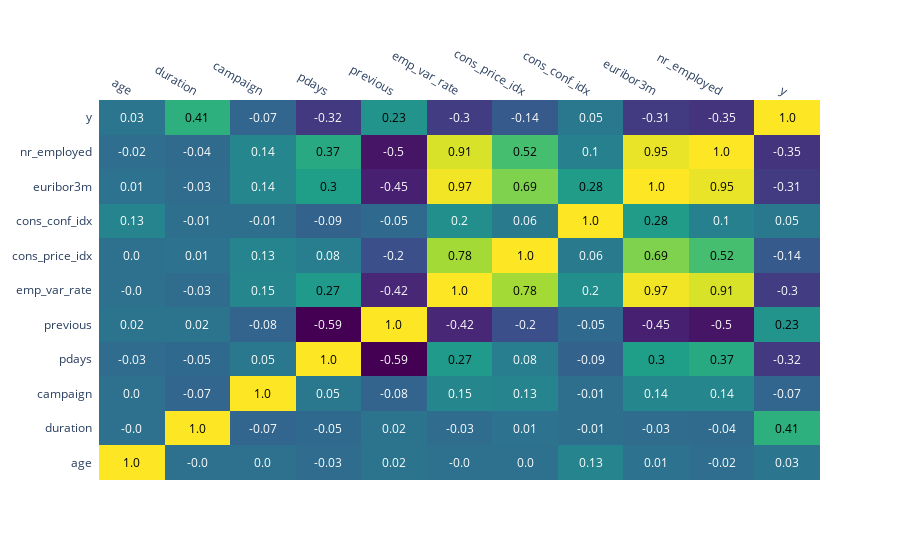

Notebook source saved alongside this figure:
### Code cell
trace = ff.create_annotated_heatmap(z=np.round(matrix.collect()[0][0].toArray().tolist(), 2),
                                    x=[d[0] for d in df.dtypes if d[1] != 'string'],
                                    y=[d[0] for d in df.dtypes if d[1] != 'string'],
                                    colorscale='Viridis',
                                    hoverinfo='z')

fig = go.Figure(data=trace)
py.iplot(fig)

### Figure 1 — Plotly figure (JSON) as saved in the notebook; plotly's stock layout.template omitted (floating-point values rounded to 4 significant figures)
{"data": [{"colorscale": [[0, "#440154"], [0.1111, "#482878"], [0.2222, "#3e4989"], [0.3333, "#31688e"], [0.4444, "#26828e"], [0.5556, "#1f9e89"], [0.6667, "#35b779"], [0.7778, "#6ece58"], [0.8889, "#b5de2b"], [1, "#fde725"]], "hoverinfo": "z", "reversescale": false, "showscale": false, "type": "heatmap", "x": ["age", "duration", "campaign", "pdays", "previous", "emp_var_rate", "cons_price_idx", "cons_conf_idx", "euribor3m", "nr_employed", "y"], "y": ["age", "duration", "campaign", "pdays", "previous", "emp_var_rate", "cons_price_idx", "cons_conf_idx", "euribor3m", "nr_employed", "y"], "z": [[1, 0, 0, -0.03, 0.02, 0, 0, 0.13, 0.01, -0.02, 0.03], [0, 1, -0.07, -0.05, 0.02, -0.03, 0.01, -0.01, -0.03, -0.04, 0.41], [0, -0.07, 1, 0.05, -0.08, 0.15, 0.13, -0.01, 0.14, 0.14, -0.07], [-0.03, -0.05, 0.05, 1, -0.59, 0.27, 0.08, -0.09, 0.3, 0.37, -0.32], [0.02, 0.02, -0.08, -0.59, 1, -0.42, -0.2, -0.05, -0.45, -0.5, 0.23], [0, -0.03, 0.15, 0.27, -0.42, 1, 0.78, 0.2, 0.97, 0.91, -0.3], [0, 0.01, 0.13, 0.08, -0.2, 0.78, 1, 0.06, 0.69, 0.52, -0.14], [0.13, -0.01, -0.01, -0.09, -0.05, 0.2, 0.06, 1, 0.28, 0.1, 0.05], [0.01, -0.03, 0.14, 0.3, -0.45, 0.97, 0.69, 0.28, 1, 0.95, -0.31], [-0.02, -0.04, 0.14, 0.37, -0.5, 0.91, 0.52, 0.1, 0.95, 1, -0.35], [0.03, 0.41, -0.07, -0.32, 0.23, -0.3, -0.14, 0.05, -0.31, -0.35, 1]]}], "layout": {"annotations": [{"font": {"color": "#000000"}, "showarrow": false, "text": "1.0", "x": "age", "xref": "x", "y": "age", "yref": "y"}, {"font": {"color": "#FFFFFF"}, "showarrow": false, "text": "-0.0", "x": "duration", "xref": "x", "y": "age", "yref": "y"}, {"font": {"color": "#FFFFFF"}, "showarrow": false, "text": "0.0", "x": "campaign", "xref": "x", "y": "age", "yref": "y"}, {"font": {"color": "#FFFFFF"}, "showarrow": false, "text": "-0.03", "x": "pdays", "xref": "x", "y": "age", "yref": "y"}, {"font": {"color": "#FFFFFF"}, "showarrow": false, "text": "0.02", "x": "previous", "xref": "x", "y": "age", "yref": "y"}, {"font": {"color": "#FFFFFF"}, "showarrow": false, "text": "-0.0", "x": "emp_var_rate", "xref": "x", "y": "age", "yref": "y"}, {"font": {"color": "#FFFFFF"}, "showarrow": false, "text": "0.0", "x": "cons_price_idx", "xref": "x", "y": "age", "yref": "y"}, {"font": {"color": "#FFFFFF"}, "showarrow": false, "text": "0.13", "x": "cons_conf_idx", "xref": "x", "y": "age", "yref": "y"}, {"font": {"color": "#FFFFFF"}, "showarrow": false, "text": "0.01", "x": "euribor3m", "xref": "x", "y": "age", "yref": "y"}, {"font": {"color": "#FFFFFF"}, "showarrow": false, "text": "-0.02", "x": "nr_employed", "xref": "x", "y": "age", "yref": "y"}, {"font": {"color": "#FFFFFF"}, "showarrow": false, "text": "0.03", "x": "y", "xref": "x", "y": "age", "yref": "y"}, {"font": {"color": "#FFFFFF"}, "showarrow": false, "text": "-0.0", "x": "age", "xref": "x", "y": "duration", "yref": "y"}, {"font": {"color": "#000000"}, "showarrow": false, "text": "1.0", "x": "duration", "xref": "x", "y": "duration", "yref": "y"}, {"font": {"color": "#FFFFFF"}, "showarrow": false, "text": "-0.07", "x": "campaign", "xref": "x", "y": "duration", "yref": "y"}, {"font": {"color": "#FFFFFF"}, "showarrow": false, "text": "-0.05", "x": "pdays", "xref": "x", "y": "duration", "yref": "y"}, {"font": {"color": "#FFFFFF"}, "showarrow": false, "text": "0.02", "x": "previous", "xref": "x", "y": "duration", "yref": "y"}, {"font": {"color": "#FFFFFF"}, "showarrow": false, "text": "-0.03", "x": "emp_var_rate", "xref": "x", "y": "duration", "yref": "y"}, {"font": {"color": "#FFFFFF"}, "showarrow": false, "text": "0.01", "x": "cons_price_idx", "xref": "x", "y": "duration", "yref": "y"}, {"font": {"color": "#FFFFFF"}, "showarrow": false, "text": "-0.01", "x": "cons_conf_idx", "xref": "x", "y": "duration", "yref": "y"}, {"font": {"color": "#FFFFFF"}, "showarrow": false, "text": "-0.03", "x": "euribor3m", "xref": "x", "y": "duration", "yref": "y"}, {"font": {"color": "#FFFFFF"}, "showarrow": false, "text": "-0.04", "x": "nr_employed", "xref": "x", "y": "duration", "yref": "y"}, {"font": {"color": "#000000"}, "showarrow": false, "text": "0.41", "x": "y", "xref": "x", "y": "duration", "yref": "y"}, {"font": {"color": "#FFFFFF"}, "showarrow": false, "text": "0.0", "x": "age", "xref": "x", "y": "campaign", "yref": "y"}, {"font": {"color": "#FFFFFF"}, "showarrow": false, "text": "-0.07", "x": "duration", "xref": "x", "y": "campaign", "yref": "y"}, {"font": {"color": "#000000"}, "showarrow": false, "text": "1.0", "x": "campaign", "xref": "x", "y": "campaign", "yref": "y"}, {"font": {"color": "#FFFFFF"}, "showarrow": false, "text": "0.05", "x": "pdays", "xref": "x", "y": "campaign", "yref": "y"}, {"font": {"color": "#FFFFFF"}, "showarrow": false, "text": "-0.08", "x": "previous", "xref": "x", "y": "campaign", "yref": "y"}, {"font": {"color": "#FFFFFF"}, "showarrow": false, "text": "0.15", "x": "emp_var_rate", "xref": "x", "y": "campaign", "yref": "y"}, {"font": {"color": "#FFFFFF"}, "showarrow": false, "text": "0.13", "x": "cons_price_idx", "xref": "x", "y": "campaign", "yref": "y"}, {"font": {"color": "#FFFFFF"}, "showarrow": false, "text": "-0.01", "x": "cons_conf_idx", "xref": "x", "y": "campaign", "yref": "y"}, {"font": {"color": "#FFFFFF"}, "showarrow": false, "text": "0.14", "x": "euribor3m", "xref": "x", "y": "campaign", "yref": "y"}, {"font": {"color": "#FFFFFF"}, "showarrow": false, "text": "0.14", "x": "nr_employed", "xref": "x", "y": "campaign", "yref": "y"}, {"font": {"color": "#FFFFFF"}, "showarrow": false, "text": "-0.07", "x": "y", "xref": "x", "y": "campaign", "yref": "y"}, {"font": {"color": "#FFFFFF"}, "showarrow": false, "text": "-0.03", "x": "age", "xref": "x", "y": "pdays", "yref": "y"}, {"font": {"color": "#FFFFFF"}, "showarrow": false, "text": "-0.05", "x": "duration", "xref": "x", "y": "pdays", "yref": "y"}, {"font": {"color": "#FFFFFF"}, "showarrow": false, "text": "0.05", "x": "campaign", "xref": "x", "y": "pdays", "yref": "y"}, {"font": {"color": "#000000"}, "showarrow": false, "text": "1.0", "x": "pdays", "xref": "x", "y": "pdays", "yref": "y"}, {"font": {"color": "#FFFFFF"}, "showarrow": false, "text": "-0.59", "x": "previous", "xref": "x", "y": "pdays", "yref": "y"}, {"font": {"color": "#000000"}, "showarrow": false, "text": "0.27", "x": "emp_var_rate", "xref": "x", "y": "pdays", "yref": "y"}, {"font": {"color": "#FFFFFF"}, "showarrow": false, "text": "0.08", "x": "cons_price_idx", "xref": "x", "y": "pdays", "yref": "y"}, {"font": {"color": "#FFFFFF"}, "showarrow": false, "text": "-0.09", "x": "cons_conf_idx", "xref": "x", "y": "pdays", "yref": "y"}, {"font": {"color": "#000000"}, "showarrow": false, "text": "0.3", "x": "euribor3m", "xref": "x", "y": "pdays", "yref": "y"}, {"font": {"color": "#000000"}, "showarrow": false, "text": "0.37", "x": "nr_employed", "xref": "x", "y": "pdays", "yref": "y"}, {"font": {"color": "#FFFFFF"}, "showarrow": false, "text": "-0.32", "x": "y", "xref": "x", "y": "pdays", "yref": "y"}, {"font": {"color": "#FFFFFF"}, "showarrow": false, "text": "0.02", "x": "age", "xref": "x", "y": "previous", "yref": "y"}, {"font": {"color": "#FFFFFF"}, "showarrow": false, "text": "0.02", "x": "duration", "xref": "x", "y": "previous", "yref": "y"}, {"font": {"color": "#FFFFFF"}, "showarrow": false, "text": "-0.08", "x": "campaign", "xref": "x", "y": "previous", "yref": "y"}, {"font": {"color": "#FFFFFF"}, "showarrow": false, "text": "-0.59", "x": "pdays", "xref": "x", "y": "previous", "yref": "y"}, {"font": {"color": "#000000"}, "showarrow": false, "text": "1.0", "x": "previous", "xref": "x", "y": "previous", "yref": "y"}, {"font": {"color": "#FFFFFF"}, "showarrow": false, "text": "-0.42", "x": "emp_var_rate", "xref": "x", "y": "previous", "yref": "y"}, {"font": {"color": "#FFFFFF"}, "showarrow": false, "text": "-0.2", "x": "cons_price_idx", "xref": "x", "y": "previous", "yref": "y"}, {"font": {"color": "#FFFFFF"}, "showarrow": false, "text": "-0.05", "x": "cons_conf_idx", "xref": "x", "y": "previous", "yref": "y"}, {"font": {"color": "#FFFFFF"}, "showarrow": false, "text": "-0.45", "x": "euribor3m", "xref": "x", "y": "previous", "yref": "y"}, {"font": {"color": "#FFFFFF"}, "showarrow": false, "text": "-0.5", "x": "nr_employed", "xref": "x", "y": "previous", "yref": "y"}, {"font": {"color": "#000000"}, "showarrow": false, "text": "0.23", "x": "y", "xref": "x", "y": "previous", "yref": "y"}, {"font": {"color": "#FFFFFF"}, "showarrow": false, "text": "-0.0", "x": "age", "xref": "x", "y": "emp_var_rate", "yref": "y"}, {"font": {"color": "#FFFFFF"}, "showarrow": false, "text": "-0.03", "x": "duration", "xref": "x", "y": "emp_var_rate", "yref": "y"}, {"font": {"color": "#FFFFFF"}, "showarrow": false, "text": "0.15", "x": "campaign", "xref": "x", "y": "emp_var_rate", "yref": "y"}, {"font": {"color": "#000000"}, "showarrow": false, "text": "0.27", "x": "pdays", "xref": "x", "y": "emp_var_rate", "yref": "y"}, {"font": {"color": "#FFFFFF"}, "showarrow": false, "text": "-0.42", "x": "previous", "xref": "x", "y": "emp_var_rate", "yref": "y"}, {"font": {"color": "#000000"}, "showarrow": false, "text": "1.0", "x": "emp_var_rate", "xref": "x", "y": "emp_var_rate", "yref": "y"}, {"font": {"color": "#000000"}, "showarrow": false, "text": "0.78", "x": "cons_price_idx", "xref": "x", "y": "emp_var_rate", "yref": "y"}, {"font": {"color": "#FFFFFF"}, "showarrow": false, "text": "0.2", "x": "cons_conf_idx", "xref": "x", "y": "emp_var_rate", "yref": "y"}, {"font": {"color": "#000000"}, "showarrow": false, "text": "0.97", "x": "euribor3m", "xref": "x", "y": "emp_var_rate", "yref": "y"}, {"font": {"color": "#000000"}, "showarrow": false, "text": "0.91", "x": "nr_employed", "xref": "x", "y": "emp_var_rate", "yref": "y"}, {"font": {"color": "#FFFFFF"}, "showarrow": false, "text": "-0.3", "x": "y", "xref": "x", "y": "emp_var_rate", "yref": "y"}, {"font": {"color": "#FFFFFF"}, "showarrow": false, "text": "0.0", "x": "age", "xref": "x", "y": "cons_price_idx", "yref": "y"}, {"font": {"color": "#FFFFFF"}, "showarrow": false, "text": "0.01", "x": "duration", "xref": "x", "y": "cons_price_idx", "yref": "y"}, {"font": {"color": "#FFFFFF"}, "showarrow": false, "text": "0.13", "x": "campaign", "xref": "x", "y": "cons_price_idx", "yref": "y"}, {"font": {"color": "#FFFFFF"}, "showarrow": false, "text": "0.08", "x": "pdays", "xref": "x", "y": "cons_price_idx", "yref": "y"}, {"font": {"color": "#FFFFFF"}, "showarrow": false, "text": "-0.2", "x": "previous", "xref": "x", "y": "cons_price_idx", "yref": "y"}, {"font": {"color": "#000000"}, "showarrow": false, "text": "0.78", "x": "emp_var_rate", "xref": "x", "y": "cons_price_idx", "yref": "y"}, {"font": {"color": "#000000"}, "showarrow": false, "text": "1.0", "x": "cons_price_idx", "xref": "x", "y": "cons_price_idx", "yref": "y"}, {"font": {"color": "#FFFFFF"}, "showarrow": false, "text": "0.06", "x": "cons_conf_idx", "xref": "x", "y": "cons_price_idx", "yref": "y"}, {"font": {"color": "#000000"}, "showarrow": false, "text": "0.69", "x": "euribor3m", "xref": "x", "y": "cons_price_idx", "yref": "y"}, {"font": {"color": "#000000"}, "showarrow": false, "text": "0.52", "x": "nr_employed", "xref": "x", "y": "cons_price_idx", "yref": "y"}, {"font": {"color": "#FFFFFF"}, "showarrow": false, "text": "-0.14", "x": "y", "xref": "x", "y": "cons_price_idx", "yref": "y"}, {"font": {"color": "#FFFFFF"}, "showarrow": false, "text": "0.13", "x": "age", "xref": "x", "y": "cons_conf_idx", "yref": "y"}, {"font": {"color": "#FFFFFF"}, "showarrow": false, "text": "-0.01", "x": "duration", "xref": "x", "y": "cons_conf_idx", "yref": "y"}, {"font": {"color": "#FFFFFF"}, "showarrow": false, "text": "-0.01", "x": "campaign", "xref": "x", "y": "cons_conf_idx", "yref": "y"}, {"font": {"color": "#FFFFFF"}, "showarrow": false, "text": "-0.09", "x": "pdays", "xref": "x", "y": "cons_conf_idx", "yref": "y"}, {"font": {"color": "#FFFFFF"}, "showarrow": false, "text": "-0.05", "x": "previous", "xref": "x", "y": "cons_conf_idx", "yref": "y"}, {"font": {"color": "#FFFFFF"}, "showarrow": false, "text": "0.2", "x": "emp_var_rate", "xref": "x", "y": "cons_conf_idx", "yref": "y"}, {"font": {"color": "#FFFFFF"}, "showarrow": false, "text": "0.06", "x": "cons_price_idx", "xref": "x", "y": "cons_conf_idx", "yref": "y"}, {"font": {"color": "#000000"}, "showarrow": false, "text": "1.0", "x": "cons_conf_idx", "xref": "x", "y": "cons_conf_idx", "yref": "y"}, {"font": {"color": "#000000"}, "showarrow": false, "text": "0.28", "x": "euribor3m", "xref": "x", "y": "cons_conf_idx", "yref": "y"}, {"font": {"color": "#FFFFFF"}, "showarrow": false, "text": "0.1", "x": "nr_employed", "xref": "x", "y": "cons_conf_idx", "yref": "y"}, {"font": {"color": "#FFFFFF"}, "showarrow": false, "text": "0.05", "x": "y", "xref": "x", "y": "cons_conf_idx", "yref": "y"}, {"font": {"color": "#FFFFFF"}, "showarrow": false, "text": "0.01", "x": "age", "xref": "x", "y": "euribor3m", "yref": "y"}, {"font": {"color": "#FFFFFF"}, "showarrow": false, "text": "-0.03", "x": "duration", "xref": "x", "y": "euribor3m", "yref": "y"}, {"font": {"color": "#FFFFFF"}, "showarrow": false, "text": "0.14", "x": "campaign", "xref": "x", "y": "euribor3m", "yref": "y"}, {"font": {"color": "#000000"}, "showarrow": false, "text": "0.3", "x": "pdays", "xref": "x", "y": "euribor3m", "yref": "y"}, {"font": {"color": "#FFFFFF"}, "showarrow": false, "text": "-0.45", "x": "previous", "xref": "x", "y": "euribor3m", "yref": "y"}, {"font": {"color": "#000000"}, "showarrow": false, "text": "0.97", "x": "emp_var_rate", "xref": "x", "y": "euribor3m", "yref": "y"}, {"font": {"color": "#000000"}, "showarrow": false, "text": "0.69", "x": "cons_price_idx", "xref": "x", "y": "euribor3m", "yref": "y"}, {"font": {"color": "#000000"}, "showarrow": false, "text": "0.28", "x": "cons_conf_idx", "xref": "x", "y": "euribor3m", "yref": "y"}, {"font": {"color": "#000000"}, "showarrow": false, "text": "1.0", "x": "euribor3m", "xref": "x", "y": "euribor3m", "yref": "y"}, {"font": {"color": "#000000"}, "showarrow": false, "text": "0.95", "x": "nr_employed", "xref": "x", "y": "euribor3m", "yref": "y"}, {"font": {"color": "#FFFFFF"}, "showarrow": false, "text": "-0.31", "x": "y", "xref": "x", "y": "euribor3m", "yref": "y"}, {"font": {"color": "#FFFFFF"}, "showarrow": false, "text": "-0.02", "x": "age", "xref": "x", "y": "nr_employed", "yref": "y"}, {"font": {"color": "#FFFFFF"}, "showarrow": false, "text": "-0.04", "x": "duration", "xref": "x", "y": "nr_employed", "yref": "y"}, {"font": {"color": "#FFFFFF"}, "showarrow": false, "text": "0.14", "x": "campaign", "xref": "x", "y": "nr_employed", "yref": "y"}, {"font": {"color": "#000000"}, "showarrow": false, "text": "0.37", "x": "pdays", "xref": "x", "y": "nr_employed", "yref": "y"}, {"font": {"color": "#FFFFFF"}, "showarrow": false, "text": "-0.5", "x": "previous", "xref": "x", "y": "nr_employed", "yref": "y"}, {"font": {"color": "#000000"}, "showarrow": false, "text": "0.91", "x": "emp_var_rate", "xref": "x", "y": "nr_employed", "yref": "y"}, {"font": {"color": "#000000"}, "showarrow": false, "text": "0.52", "x": "cons_price_idx", "xref": "x", "y": "nr_employed", "yref": "y"}, {"font": {"color": "#FFFFFF"}, "showarrow": false, "text": "0.1", "x": "cons_conf_idx", "xref": "x", "y": "nr_employed", "yref": "y"}, {"font": {"color": "#000000"}, "showarrow": false, "text": "0.95", "x": "euribor3m", "xref": "x", "y": "nr_employed", "yref": "y"}, {"font": {"color": "#000000"}, "showarrow": false, "text": "1.0", "x": "nr_employed", "xref": "x", "y": "nr_employed", "yref": "y"}, {"font": {"color": "#FFFFFF"}, "showarrow": false, "text": "-0.35", "x": "y", "xref": "x", "y": "nr_employed", "yref": "y"}, {"font": {"color": "#FFFFFF"}, "showarrow": false, "text": "0.03", "x": "age", "xref": "x", "y": "y", "yref": "y"}, {"font": {"color": "#000000"}, "showarrow": false, "text": "0.41", "x": "duration", "xref": "x", "y": "y", "yref": "y"}, {"font": {"color": "#FFFFFF"}, "showarrow": false, "text": "-0.07", "x": "campaign", "xref": "x", "y": "y", "yref": "y"}, {"font": {"color": "#FFFFFF"}, "showarrow": false, "text": "-0.32", "x": "pdays", "xref": "x", "y": "y", "yref": "y"}, {"font": {"color": "#000000"}, "showarrow": false, "text": "0.23", "x": "previous", "xref": "x", "y": "y", "yref": "y"}, {"font": {"color": "#FFFFFF"}, "showarrow": false, "text": "-0.3", "x": "emp_var_rate", "xref": "x", "y": "y", "yref": "y"}, {"font": {"color": "#FFFFFF"}, "showarrow": false, "text": "-0.14", "x": "cons_price_idx", "xref": "x", "y": "y", "yref": "y"}, {"font": {"color": "#FFFFFF"}, "showarrow": false, "text": "0.05", "x": "cons_conf_idx", "xref": "x", "y": "y", "yref": "y"}, {"font": {"color": "#FFFFFF"}, "showarrow": false, "text": "-0.31", "x": "euribor3m", "xref": "x", "y": "y", "yref": "y"}, {"font": {"color": "#FFFFFF"}, "showarrow": false, "text": "-0.35", "x": "nr_employed", "xref": "x", "y": "y", "yref": "y"}, {"font": {"color": "#000000"}, "showarrow": false, "text": "1.0", "x": "y", "xref": "x", "y": "y", "yref": "y"}], "xaxis": {"dtick": 1, "gridcolor": "rgb(0, 0, 0)", "side": "top", "ticks": ""}, "yaxis": {"dtick": 1, "ticks": "", "ticksuffix": "  "}}}
